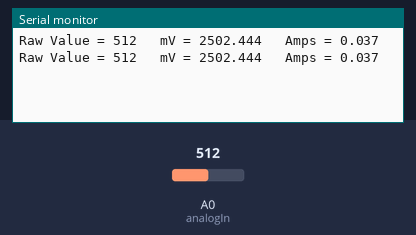
A sketch run on a simulated Arduino Uno, built with avr-gcc and run on an emulated ATmega328P. Shown: the last lines printed to the serial monitor. The test bench sets the inputs (shaded band); at power-on: A0 (analogIn) = 512.

Above: at 3.3 s.
3.4 s: A0 (analogIn) set to 716
At 5.9 s:
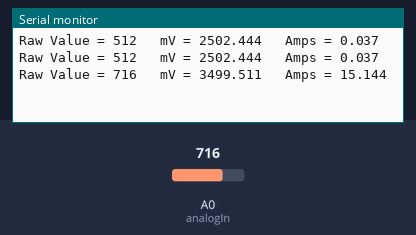
6.7 s: A0 (analogIn) set to 900
At 7.9 s:
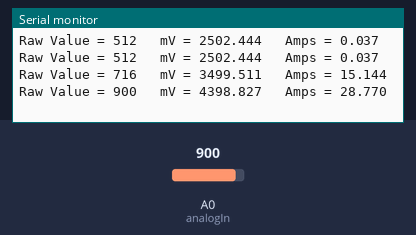
Timing chart, 0 to 9.7 s (numbered marks = the images above; inputs shaded):
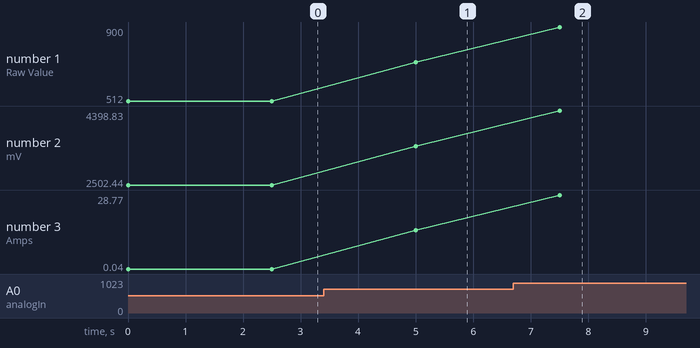

The sketch:

ACS712.ino
```cpp
/*
Measuring Current Using ACS712
*/
int analogIn = A0;
int mVperAmp = 66; // use 100 for 20A Module and 66 for 30A Module
int RawValue= 0;
int ACSoffset = 2500;
double Voltage = 0;
double Amps = 0;
#define LED 13
#define D0 5
#define D1 4
#define D2 3
#define D3 2
#define SENSOR 8
void setup(){
Serial.begin(9600);
}

void loop(){
digitalWrite(D0, 0);
digitalWrite(D1, 0);
digitalWrite(D2, 0);
digitalWrite(D3, 0);
digitalWrite(LED, HIGH);
RawValue = analogRead(analogIn);
Voltage = (RawValue / 1023.0) * 5000; // Gets you mV
Amps = ((Voltage - ACSoffset) / mVperAmp);


Serial.print("Raw Value = " ); // shows pre-scaled value
Serial.print(RawValue);
Serial.print("\t mV = "); // shows the voltage measured
Serial.print(Voltage,3); // the '3' after voltage allows you to display 3 digits after decimal point
Serial.print("\t Amps = "); // shows the voltage measured
Serial.println(Amps,3); // the '3' after voltage allows you to display 3 digits after decimal point
delay(2500);

}
```

Measured:
- after the input at 3.4 s, the serial monitor: prints a new line after 1.6 s (image 1)
- after the input at 6.7 s, the serial monitor: prints a new line after 0.81 s (image 2)
- plotted number 1: 512 → 716 after the input at 3.4 s, 716 → 900 after the input at 6.7 s
- plotted number 2: 2502.44 → 3499.51 after the input at 3.4 s, 3499.51 → 4398.83 after the input at 6.7 s
- plotted number 3: 0.04 → 15.14 after the input at 3.4 s, 15.14 → 28.77 after the input at 6.7 s
